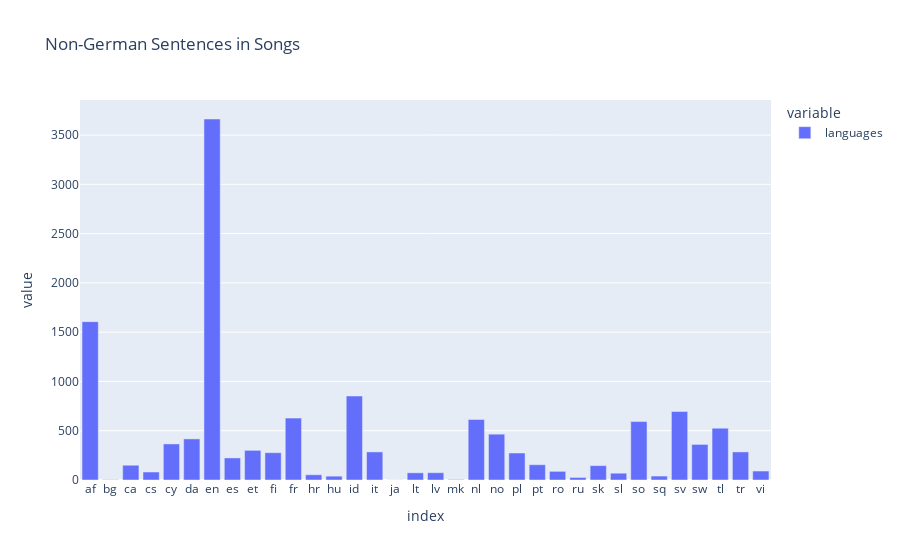

Notebook source saved alongside this figure:
### Code cell
pd.options.plotting.backend = "plotly"

df_results = pd.DataFrame(results)
df_languages = df_results.explode('languages')
df_scores = df_results.explode('scores')

languages = df_languages['languages'].value_counts().sort_index().plot(kind='bar', title='Non-German Sentences in Songs')

languages.show()

### Figure 1 — Plotly figure (JSON) as saved in the notebook; plotly's stock layout.template omitted (floating-point values rounded to 4 significant figures)
{"data": [{"alignmentgroup": "True", "hovertemplate": "variable=languages<br>index=%{x}<br>value=%{y}<extra></extra>", "legendgroup": "languages", "marker": {"color": "#636efa", "pattern": {"shape": ""}}, "name": "languages", "offsetgroup": "languages", "orientation": "v", "showlegend": true, "textposition": "auto", "type": "bar", "x": ["af", "bg", "ca", "cs", "cy", "da", "en", "es", "et", "fi", "fr", "hr", "hu", "id", "it", "ja", "lt", "lv", "mk", "nl", "no", "pl", "pt", "ro", "ru", "sk", "sl", "so", "sq", "sv", "sw", "tl", "tr", "vi"], "xaxis": "x", "y": [1607, 3, 150, 81, 366, 417, 3663, 224, 301, 277, 628, 53, 39, 852, 285, 1, 73, 74, 5, 614, 465, 274, 155, 88, 26, 146, 69, 593, 40, 695, 361, 526, 285, 91], "yaxis": "y"}], "layout": {"barmode": "relative", "legend": {"title": {"text": "variable"}, "tracegroupgap": 0}, "title": {"text": "Non-German Sentences in Songs"}, "xaxis": {"anchor": "y", "domain": [0, 1], "title": {"text": "index"}}, "yaxis": {"anchor": "x", "domain": [0, 1], "title": {"text": "value"}}}}
